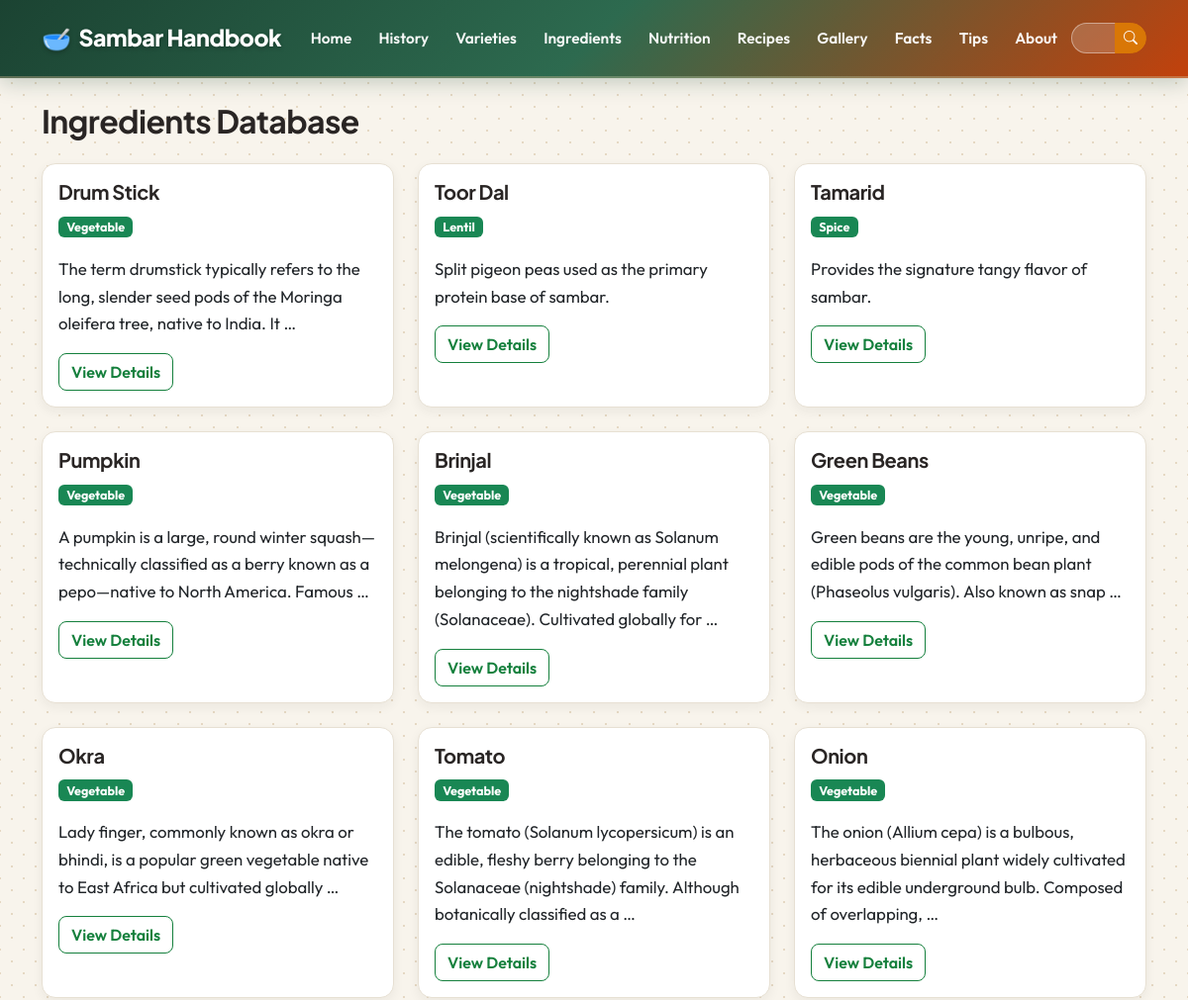
The page /ingredients/ (upper part) on the database as committed earlier.
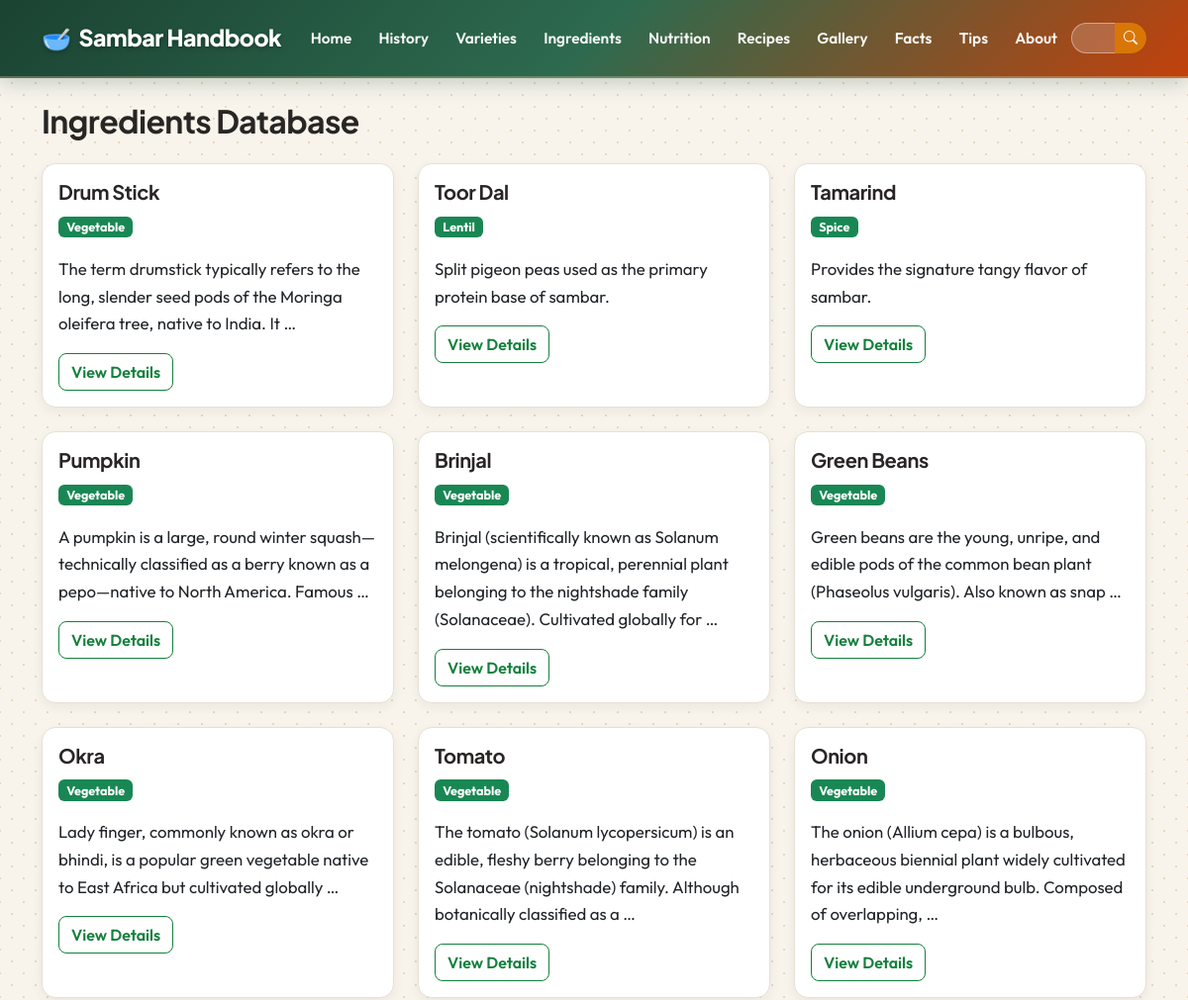
The same page on the database as committed later.
### handbook/models.py (models this page shows, shortened)
class Ingredient(models.Model):
    CATEGORY_CHOICES = [
        ('Lentil', 'Lentil'),
        ('Vegetable', 'Vegetable'),
        ('Spice', 'Spice'),
        ('Tempering', 'Tempering'),
        ('Garnish', 'Garnish'),
    ]
    name = models.CharField(max_length=100)
    category = models.CharField(
        max_length=50,
        choices=CATEGORY_CHOICES
    )
    description = models.TextField()
    image = models.ImageField(
        upload_to='ingredients/',
        blank=True,
        null=True
    )

### handbook/views.py (the view)
# urls.py: path('ingredients/', views.ingredients, name='ingredients'),
def ingredients(request):
    ingredients = Ingredient.objects.all()
    return render(
        request,
        'handbook/ingredients.html',
        {
            'ingredients': ingredients
        }
    )

### handbook/templates/handbook/ingredients.html (shortened to what this page needs)
{% extends 'handbook/base.html' %}
{% block content %}
<h2 class="mb-4">
    Ingredients Database
</h2>
<div class="row">
    {% for ingredient in ingredients %}
    <div class="col-md-4 mb-4">
        <div class="card shadow h-100">
            <div class="card-body">
                <h5>
                    {{ ingredient.name }}
                </h5>
                <span class="badge bg-success">
                    {{ ingredient.category }}
                </span>
                <p class="mt-3">
                    {{ ingredient.description|truncatewords:20 }}
                </p>
                <a href="{% url 'ingredient_detail' ingredient.id %}"
                   class="btn btn-outline-success">
                    View Details
                </a>
            </div>
        </div>
    </div>
    {% empty %}
    <p>No ingredients available.</p>
    {% endfor %}
</div>
{% endblock %}

Rows that differ between the two databases and show on the page:
changed Ingredient "Provides the signature tangy flavor of sambar.": name "Tamarid" → "Tamarind"
